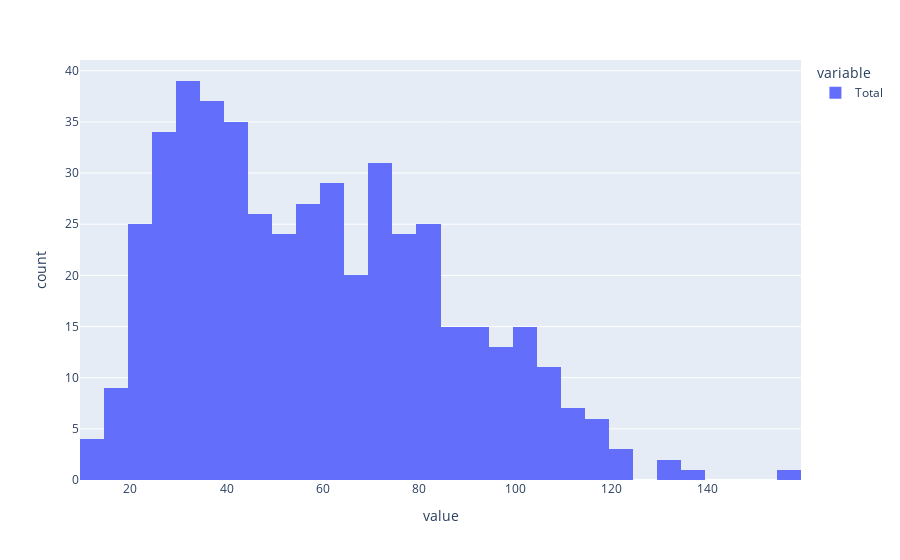

Notebook code cell kept with this figure:
### Code cell
px.histogram(dados['Total'])

### Figure 1 — Plotly figure (JSON) as saved in the notebook; plotly's stock layout.template omitted (floating-point values rounded to 4 significant figures; data arrays with more than 128 entries replaced by an {"elided": "..."} marker saying what was removed)
{"data": [{"alignmentgroup": "True", "bingroup": "x", "hovertemplate": "variable=Total<br>value=%{x}<br>count=%{y}<extra></extra>", "legendgroup": "Total", "marker": {"color": "#636efa", "pattern": {"shape": ""}}, "name": "Total", "offsetgroup": "Total", "orientation": "v", "showlegend": true, "type": "histogram", "x": {"elided": "478 int values"}, "xaxis": "x", "yaxis": "y"}], "layout": {"barmode": "relative", "legend": {"title": {"text": "variable"}, "tracegroupgap": 0}, "margin": {"t": 60}, "xaxis": {"anchor": "y", "domain": [0, 1], "title": {"text": "value"}}, "yaxis": {"anchor": "x", "domain": [0, 1], "title": {"text": "count"}}}}
